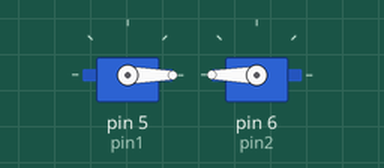
This sketch was run on a simulated Arduino Uno, built with avr-gcc and run on an emulated ATmega328P. Shown: 2 × servo.

Above: at 0.05 s.
At 4.5 s:
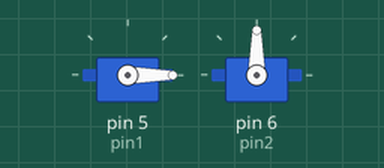
Timing chart, 0 to 5.9 s (numbered marks = the images above):
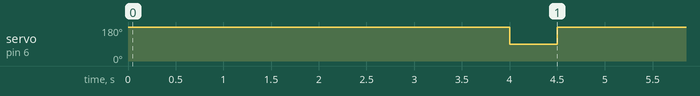

The sketch:

servo_motor.ino
```cpp
#include <Servo.h>

Servo myservo1;  // create servo object to control a servo
Servo myservo2;
// twelve servo objects can be created on most boards

int pos = 0;    // variable to store the servo position
int pin1 = 5 ;
int pin2 = 6;

void setup() {
  myservo1.attach(pin1);  // attaches the servo on pin 9 to the servo object
  myservo2.attach(pin2);
}

void loop() {
  for (int i=0; i<4; i++){
    //initialization
    myservo2.write(180);
    myservo1.write(0);
    delay(4000);

    if(i==3){
      break;
    }

    //turn left
    myservo2.write(90);
    myservo1.write(0);
    delay(500);
  }

  myservo2.detach();
  myservo1.detach();

}
```

Measured:
- by itself, servo on pin 6 (pin2): alternates 180° for 4.0 s and 90° for 0.50 s, 6 changes in all, then stays 180°
